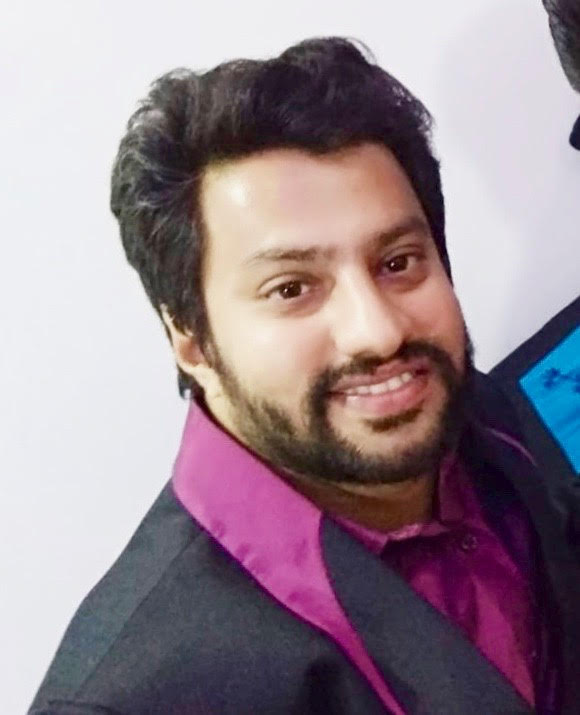
#> input picture Coursera_final/ProfilePhoto.jpg, 580 x 715 px
$ python imageLib.py
#> lines starting #> are read from the running program, lines starting #| are printed output that depends on the picture
from PIL import Image
im = Image.open("ProfilePhoto.jpg")
#> im is the input picture: PIL image 580x715 RGB; mean R, G, B 151.6, 135.1, 144.2
# size = (128,128)
# im.thumbnail(size)
im.show()
out = im.rotate(-90)
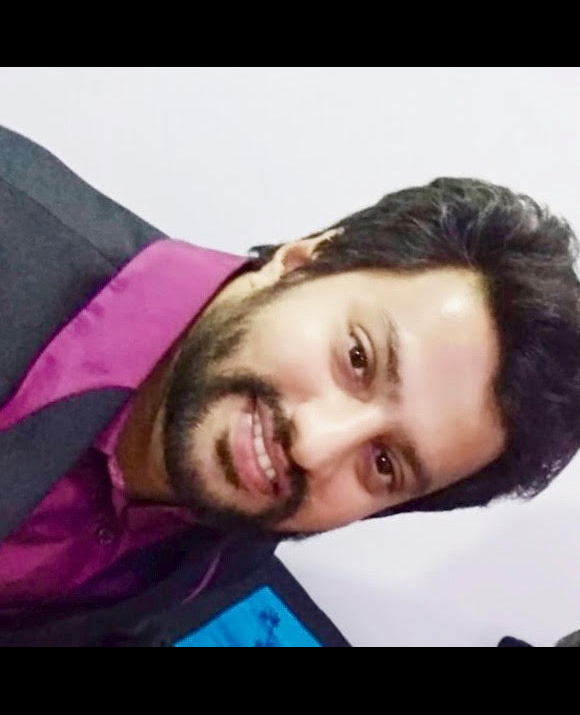
#> out: PIL image 580x715 RGB; mean R, G, B 124.4, 109.1, 116
out.show()
out.save("final.jpg")
# [4 lines of commented-out code are left out]
